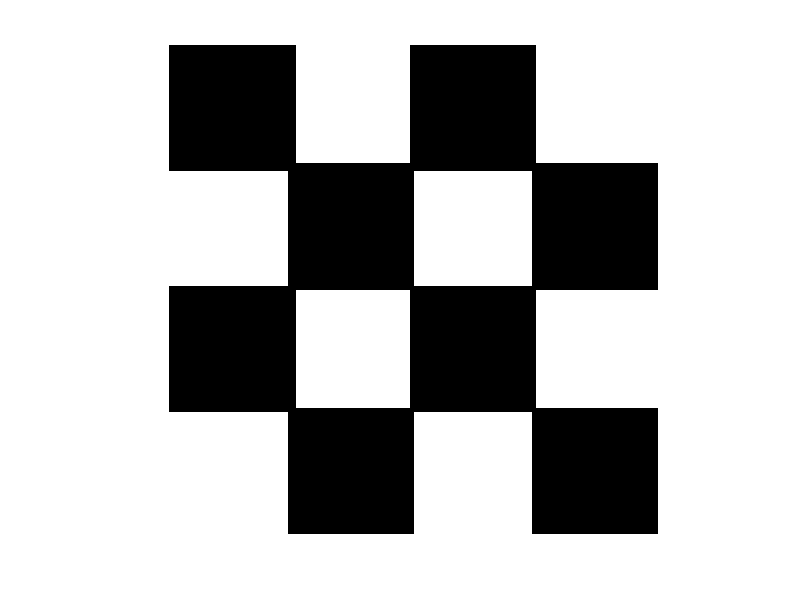

The MATLAB script that drew this image:
%{
Digital Image Processing

Name: Aadam
Roll# 6396
Program: BCS 8th
Semester: Spring 2018
Department of IT
Universiy of Haripur

Lab Quiz: 2A

%}

clearvars; close all; clc;

m = ones(128, 128);

size = [32 32];

coords = [1 64];

for k = coords
    for l = coords
        box_start = [k l]
        box_end = box_start + size;

        for i = box_start(1):box_end(1)
            for j = box_start(2):box_end(2)
                m(i, j) = 0;
            end
        end
    end
end

coords = [32 96];

for k = coords
    for l = coords
        box_start = [k l]
        box_end = box_start + size;

        for i = box_start(1):box_end(1)
            for j = box_start(2):box_end(2)
                m(i, j) = 0;
            end
        end
    end
end


imshow(m)














